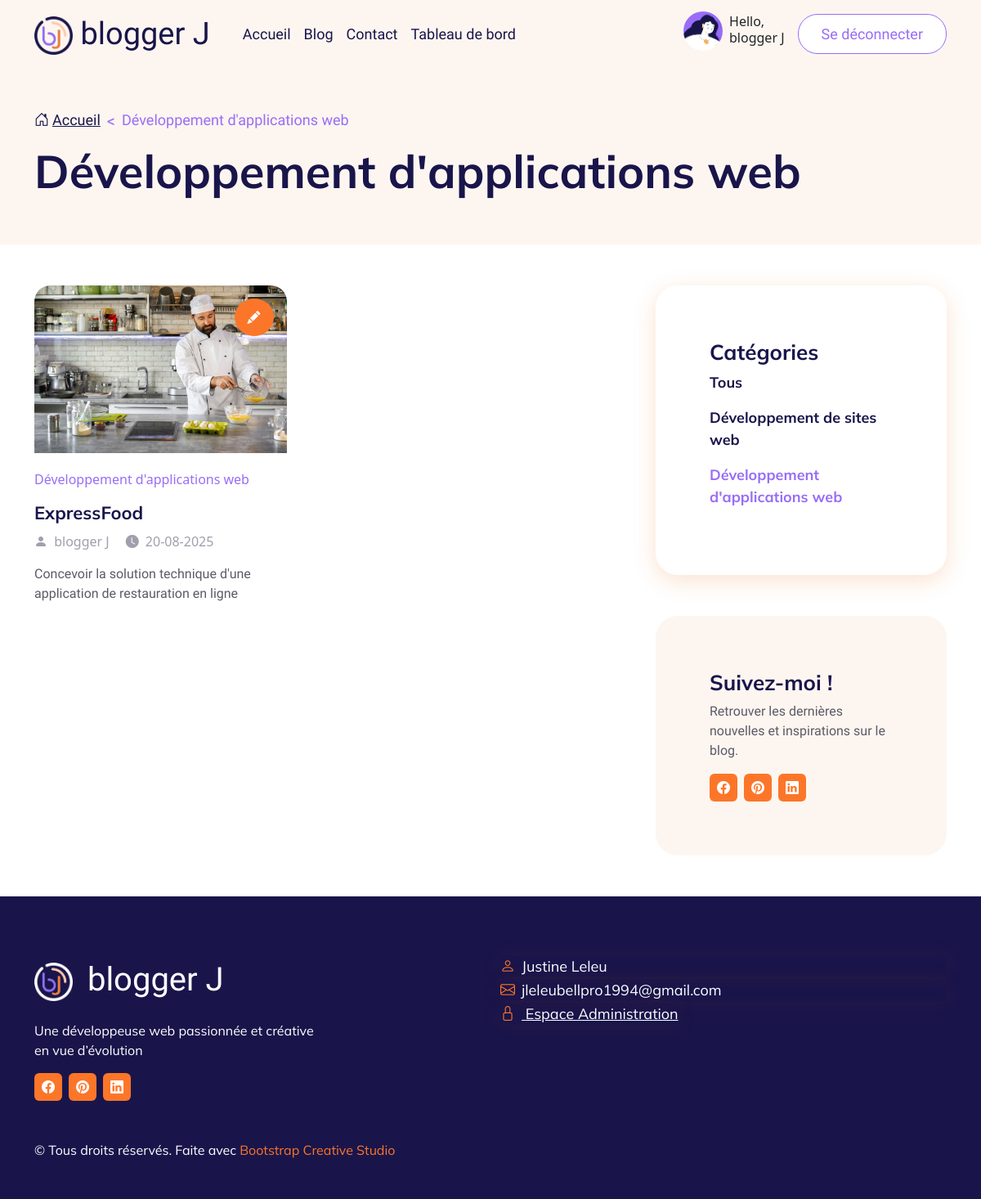
Page /index.php?action=blog_posts_apps (signed in) on the committed database.
### tables this page shows
CREATE TABLE `posts` (
  `id` int NOT NULL AUTO_INCREMENT,
  `users_id` int NOT NULL,
  `author` varchar(50) NOT NULL,
  `title` varchar(250) NOT NULL,
  `category` varchar(45) NOT NULL,
  `excerpt` varchar(250) NOT NULL,
  `content` longtext NOT NULL,
  `image` longtext NOT NULL,
  `created_at` datetime DEFAULT CURRENT_TIMESTAMP,
  `updated_at` datetime DEFAULT NULL,
  `active` tinyint(1) NOT NULL,
  `status` varchar(45) NOT NULL,
  PRIMARY KEY (`id`),
  KEY `users_id_idx` (`users_id`),
  CONSTRAINT `users_id` FOREIGN KEY (`users_id`) REFERENCES `users` (`id`) ON DELETE CASCADE ON UPDATE CASCADE
);

### src/controllers/PostsController.php (called while the page is built, shortened)
<?php
class PostsController
{
    public function blogPostsApps(): void
    {
        $post = new Posts();
        $posts = $post->findBy([
            'active' => 1,
            'category' => "Développement d'applications web"
        ]);
        require('../templates/frontend/blogpostsapps/index.php');
    }
}

### public/index.php (called while the page is built, shortened)
<?php
$router = new Router();
$router->run();

### src/models/Model.php (called while the page is built, shortened)
<?php
class Model extends Db
{
    protected string $table;
    public function findBy(array $criteres): array
    {
        $champs = [];
        $valeurs = [];
        foreach ($criteres as $champ => $valeur) {
            $champs[] = "$champ = ?";
            $valeurs[] = $valeur;
        }
        $liste_champs = implode(' AND ', $champs);
        return $this->requete('SELECT * FROM ' . $this->table . ' WHERE ' . $liste_champs, $valeurs)->fetchAll();
    }
    public function requete(string $sql, ?array $attributs = null): PDOStatement|false
    {
        $this->db = Db::getInstance();
        if ($attributs !== null) {
            $query = $this->db->prepare($sql);
            $query->execute($attributs);
            return $query;
        }
        return $this->db->query($sql);
    }
}

### src/models/Posts.php (called while the page is built, shortened)
<?php
class Posts extends Model
{
    public function __construct(?array $data = null)
    {
        $this->table = 'posts';
    }
}

### src/core/Db.php (called while the page is built, shortened)
<?php
class Db extends PDO
{
    private static ?self $instance = null;
    private function __construct()
    {
        $_dsn = 'mysql:dbname=' . self::DBNAME . ';host=' . self::DBHOST;
    }
    public static function getInstance(): self
    {
        if (self::$instance === null) {
            self::$instance = new self();
        }
        return self::$instance;
    }
}

### src/core/Auth.php (called while the page is built, shortened)
<?php
class Auth
{
    public static function get(string $name, string $key)
    {
        return isset($_SESSION[$name][$key]) ? $_SESSION[$name][$key] : null;
    }
}

### src/core/DateFormatter.php (called while the page is built, shortened)
<?php
class DateFormatter
{
    public static function enFrancais(string $datetime): string
    {
        $date = \DateTime::createFromFormat('Y-m-d H:i:s', $datetime);
        $locale = 'fr_FR';
        $formatter = new \IntlDateFormatter(
            $locale,
            \IntlDateFormatter::FULL,
            \IntlDateFormatter::SHORT,
            $date->getTimezone(),
            \IntlDateFormatter::GREGORIAN,
            "d-MM-yyyy"
        );
        $dateStr = $formatter->format($date);
        return $dateStr ?: 'Date invalide';
    }
}

### templates/frontend/blogpostsapps/index.php (the view, shortened to what this page needs)
<section class="container-fluid bg-light-subtle spacing-col-padding-top-50 spacing-col-padding-bottom-50">
    <nav class="container" aria-label="breadcrumb">
        <ol class="breadcrumb">
            <li class="breadcrumb-item">
                <a class="breadcrumb-links" href="index.php?action=home">
                    <i class="bi bi-house-door fs-lg me-1"></i>Accueil
                </a>
            </li>
            <li class="breadcrumb-item active" aria-current="page">Développement d'applications web</li>
        </ol>
    </nav>
    <div class="container">
        <h1 class="titre-page">Développement d'applications web</h1>
    </div>
</section>
<section class="container spacing-col-padding-top-50">
    <div class="row">
        <div class="col-lg-7 mb-lg-0">
            <div class="row row-cols-lg-2 row-cols-sm-2 row-cols-1 gy-md-4 gy-2">
                <?php foreach ($posts as $post): ?>
                    <div class="col pb-3">
                        <article class="card card-article border-0">
                            <div class="position-relative">
                                <?php if (Auth::get('auth', 'role') === 'administrateur'): ?>
                                    <a href="index.php?action=update_post&id=<?= $post->id ?>"
                                        class="btn btn-icon-pencil-circle-secondary position-absolute top-0 end-0 zindex-5 me-3 mt-3">
                                        <i class="bi bi-pencil-fill"></i>
                                    </a>
                                <?php endif; ?>
                                <img src="uploads/<?= htmlspecialchars($post->image, ENT_QUOTES, 'UTF-8') ?>" class="card-img-top" alt="Image">
                            </div>
                            <div class="card-body">
                                <div class="marging-top-20 marging-bottom-10">
                                    <span class="fs-sm text-primary"><?= htmlspecialchars($post->category, ENT_QUOTES, 'UTF-8') ?></span>
                                </div>
                                <h3>
                                    <a class="card-post-title" href="index.php?action=post&id=<?= $post->id ?>">
                                        <?= htmlspecialchars($post->title, ENT_QUOTES, 'UTF-8') ?>
                                    </a>
                                </h3>
                                <div class="d-flex flex-row bd-highlight mb-3">
                                    <div class="meta-content-blog bd-highlight">
                                        <i class="bi bi-person-fill fs-base me-1"></i>
                                        <span class="fs-sm"><?= htmlspecialchars($post->author, ENT_QUOTES, 'UTF-8') ?></span>
                                    </div>
                                    <div class="meta-content-blog bd-highlight">
                                        <i class="bi bi-clock-fill fs-base me-1"></i>
                                        <span class="fs-sm"><?= DateFormatter::enFrancais($post->updated_at); ?></span>
                                    </div>
                                </div>
                                <p class="running-text"><?= htmlspecialchars($post->excerpt, ENT_QUOTES, 'UTF-8') ?></p>
                            </div>
                        </article>
                    </div>
                <?php endforeach; ?>
            </div>
        </div>
        <div class="col-lg-5 col-xl-4 offset-xl-1 border-start-lg">
            <div class="card card-shadow">
                <div class="card-body">
                    <h4 class="titre-h4">Catégories</h4>
                    <ul class="list-unstyled mb-0">
                        <li class="pb-2 mb-2"><a href="index.php?action=blog" class="blog-postlist-content"><span class="blog-postlist-title">Tous</span></a></li>
                        <li class="pb-2 mb-2"><a href="index.php?action=blog_posts_web" class="blog-postlist-content"><span class="blog-postlist-title">Développement de sites web</span></a></li>
                        <li class="pb-2 mb-2">
                            <div class="blog-postlist-content"><span class="blog-postlist-title-active">Développement d'applications web</span></div>
                        </li>
                    </ul>
                </div>
            </div>
            <div class="card card-background">
                <div class="card-body">
                    <h4 class="titre-h4">Suivez-moi !</h4>
                    <p class="running-text">Retrouver les dernières nouvelles et inspirations sur le blog.</p>
                    <div class="d-flex">
                        <a href="https://www.facebook.com/?locale=fr_FR" class="btn btn-icon-social-secondary">
                            <i class="bi bi-facebook"></i>
                        </a>
                        <a href="https://fr.pinterest.com/" class="btn btn-icon-social-secondary">
                            <i class="bi bi-pinterest"></i>
                        </a>
                        <a href="https://fr.linkedin.com/" class="btn btn-icon-social-secondary">
                            <i class="bi bi-linkedin"></i>
                        </a>
                    </div>
                </div>
            </div>
        </div>
    </div>
</section>
<?php
require('../templates/layout-frontend.php');
?>

### public/styles/style.css (style rules this page uses)
.bg-light-subtle { background-color: #FDF6F0 !important; }
.text-primary { --bs-text-opacity: 1; color: #986df8 !important; }
.spacing-col-padding-top-50 { padding-top: 50px; }
.spacing-col-padding-bottom-50 { padding-bottom: 50px; }
.marging-top-20 { margin-top: 20px; }
.marging-bottom-10 { margin-bottom: 10px; }
* { padding: 0px; margin: 0px; box-sizing: border-box; }
html, body { height: 100%; width: 100%; margin: auto; padding: 0; }
.running-text { font-family: "Hind Siliguri", sans-serif; font-size: 16px; color: #5b5a67; font-weight: 400; }
.titre-page { font-family: "Mulish", sans-serif; font-size: 56px; color: #19154B; font-weight: 700; line-height: 1.1em; }
.titre-h4 { font-family: "Mulish", sans-serif; font-size: 26px; color: #19154B; font-weight: 700; }
.breadcrumb { font-family: "Hind Siliguri", sans-serif; font-weight: 500; font-size: 18px; }
.breadcrumb .breadcrumb-links { color: #19154B; }
.breadcrumb .breadcrumb-item.active { color: #986df8; }
.breadcrumb .breadcrumb-item + .breadcrumb-item::before { float: left; padding-right: var(--bs-breadcrumb-item-padding-x); color: #986df8; font-weight: 500; font-size: 20px; content: var(--bs-breadcrumb-divider, "<"); }
.btn-icon-social-secondary { background-color: #fc7629; padding-top: 4px; padding-left: 8px; padding-right: 8px; padding-bottom: 4px; margin-right: 8px; }
.btn-icon-social-secondary i { color: white; }
.btn-icon-pencil-circle-secondary { background-color: #fc7629; padding-top: 10px; padding-left: 15px; padding-right: 15px; padding-bottom: 10px; margin-right: 8px; border-radius: 50%; }
.btn-icon-pencil-circle-secondary i { color: white; }
.card-shadow { border: 0; border-radius: 27px; box-shadow: rgba(231, 111, 13, 0.2) 0px 7px 29px 0px; margin-bottom: 50px; padding: 50px; }
.card-background { border: 0; border-radius: 27px; margin-bottom: 50px; padding: 50px; background-color: #FDF6F0; }
.card-article .card-img-top { border-top-left-radius: 20px; border-top-right-radius: 20px; }
.card-article .card-body { padding: 0; }
.card-article .card-body .card-post-title { font-family: "Mulish", sans-serif; font-size: 22px; color: #19154B; font-weight: 700; text-decoration: none; }
.card-article .card-body .meta-content-blog { margin-right: 20px; color: #a09fac; }
.blog-postlist-content { text-decoration: none; }
.blog-postlist-content .blog-postlist-title { font-family: "Mulish", sans-serif; font-size: 18px; color: #19154B; font-weight: 700; }
.blog-postlist-content .blog-postlist-title-active { font-family: "Mulish", sans-serif; font-size: 18px; color: #986df8; font-weight: 700; }

### rows in the picture
posts: image (picture), category "Développement d'applications web", title "ExpressFood", author "blogger J", updated_at "20-08-2025", excerpt "Concevoir la solution technique d'une application de restauration en ligne"

### other values in the picture
Auth::get('auth', 'username') "blogger J"
